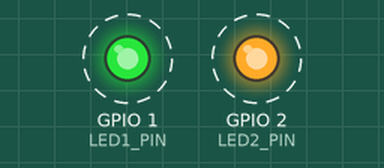
Recording of a sketch running on a simulated Seeed XIAO ESP32-S3. Parts: output pins drawn as LEDs (lit = HIGH). Dashed ring = blinking. What the sketch prints to the serial monitor is not drawn.

Above: at 1.2 s.
Timing chart, 0 to 5.6 s (numbered marks = the images above):
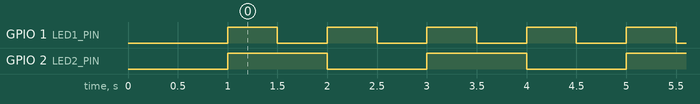

Measured:
- by itself, GPIO 1 (LED1_PIN): alternates HIGH for 0.50 s and LOW for 0.50 s
- by itself, GPIO 2 (LED2_PIN): alternates HIGH for 1.0 s and LOW for 1.0 s

The sketch:

sketch.ino
```cpp
#include "freertos/FreeRTOS.h"
#include "freertos/task.h"

// Define LED pins (adjust these to match your hardware setup)
#define LED1_PIN D0  // Built-in LED on ESP32-S3
#define LED2_PIN D1  // Example external LED pin

// Task handles
TaskHandle_t Task1Handle;
TaskHandle_t Task2Handle;

// Task 1: Blink LED1 every 500ms
void blinkLED1Task(void *parameter) {
  pinMode(LED1_PIN, OUTPUT);

  while(1) {
    digitalWrite(LED1_PIN, HIGH);
    vTaskDelay(500 / portTICK_PERIOD_MS);
    digitalWrite(LED1_PIN, LOW);
    vTaskDelay(500 / portTICK_PERIOD_MS);
  }
}

// Task 2: Blink LED2 every 1000ms
void blinkLED2Task(void *parameter) {
  pinMode(LED2_PIN, OUTPUT);

  while(1) {
    digitalWrite(LED2_PIN, HIGH);
    vTaskDelay(1000 / portTICK_PERIOD_MS);
    digitalWrite(LED2_PIN, LOW);
    vTaskDelay(1000 / portTICK_PERIOD_MS);
  }
}

void setup() {
  Serial.begin(115200);
  delay(1000);

  Serial.println("Creating tasks...");

  // Create tasks
  xTaskCreate(
    blinkLED1Task,      // Task function
    "BlinkLED1",        // Task name
    2048,               // Stack size (bytes)
    NULL,               // Task parameters
    1,                  // Task priority (0-24, higher number = higher priority)
    &Task1Handle        // Task handle
  );

  xTaskCreate(
    blinkLED2Task,      // Task function
    "BlinkLED2",        // Task name
    2048,               // Stack size (bytes)
    NULL,               // Task parameters
    1,                  // Task priority
    &Task2Handle        // Task handle
  );

  Serial.println("Tasks created successfully");
}

void loop() {
  // Empty loop - tasks are handled by FreeRTOS scheduler
  vTaskDelay(1000 / portTICK_PERIOD_MS);
}
```
